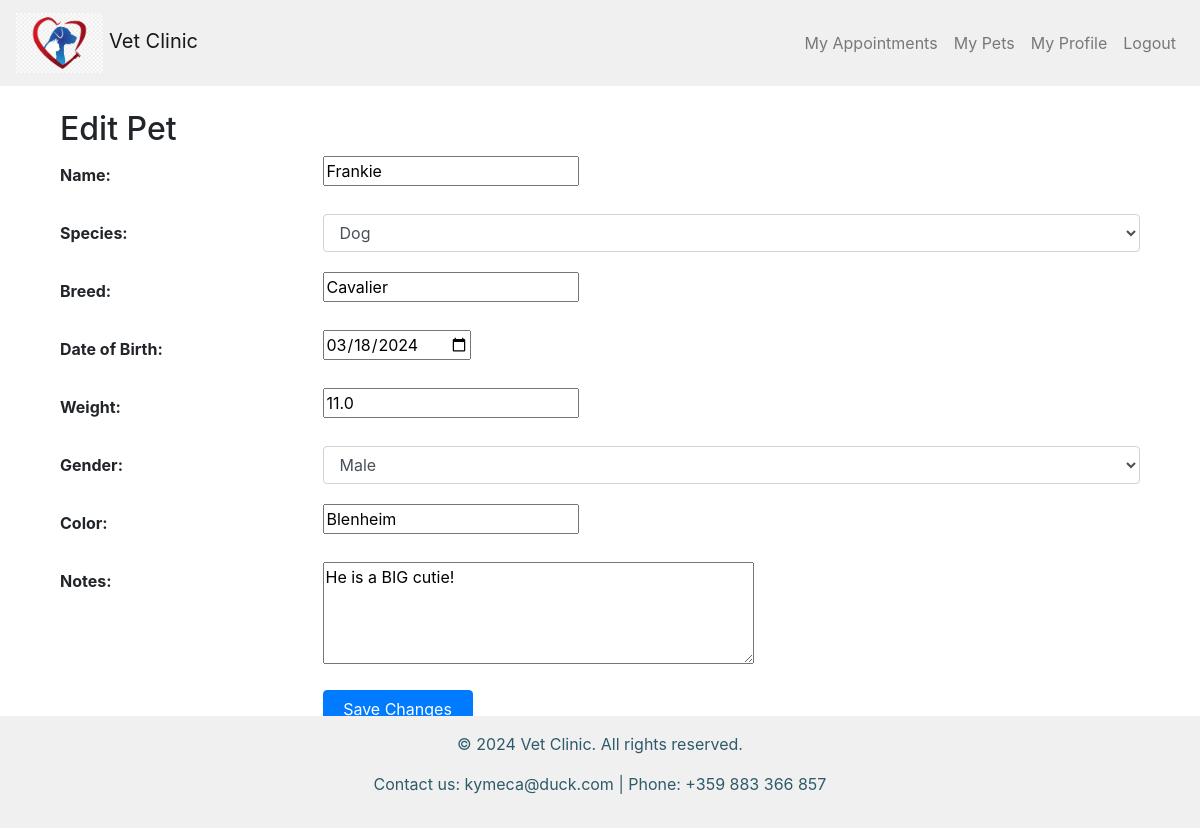
/pet_patients/1/edit/ (signed in), run on the app's committed database.
### vet_clinic/pet_patients/models.py (models this page shows, shortened)
class PetPatient(models.Model):
    MAX_LENGTH_PATIENT_NAME = 50
    MAX_LENGTH_SPECIES_NAME = 25
    MAX_LENGTH_BREED_NAME = 100
    DOG = 'Dog'
    CAT = 'Cat'
    BIRD = 'Bird'
    RABBIT = 'Rabbit'
    HAMSTER = 'Hamster'
    FISH = 'Fish'
    TURTLE = 'Turtle'
    GUINEA_PIG = 'Guinea Pig'
    SNAKE = 'Snake'
    HORSE = 'Horse'
    OTHER = 'Other'
    SPECIES_CHOICES = [
        (DOG, 'Dog'),
        (CAT, 'Cat'),
        (BIRD, 'Bird'),
        (RABBIT, 'Rabbit'),
        (HAMSTER, 'Hamster'),
        (FISH, 'Fish'),
        (TURTLE, 'Turtle'),
        (GUINEA_PIG, 'Guinea Pig'),
        (SNAKE, 'Snake'),
        (HORSE, 'Horse'),
        (OTHER, 'Other'),
    ]
    name = models.CharField(
        max_length=MAX_LENGTH_PATIENT_NAME,
    )
    species = models.CharField(
        max_length=MAX_LENGTH_SPECIES_NAME,
        choices=SPECIES_CHOICES,
    )
    breed = models.CharField(
        max_length=MAX_LENGTH_BREED_NAME,
        null=True,
        blank=True,
    )
    date_of_birth = models.DateField()
    weight = models.FloatField(
        validators=[validate_positive_weight],
    )
    gender = models.CharField(
        max_length=1,
        choices=[
            ('M', 'Male'),
            ('F', 'Female'),
        ],
    )
    color = models.CharField(
        max_length=50,
        null=True,
        blank=True,
    )
    notes = models.TextField(
        blank=True,
    )
    is_active = models.BooleanField(
        default=True,
    )
    user = models.ForeignKey(
        UserModel,
        on_delete=models.CASCADE,
        related_name='pets',
    )
    doctor = models.ForeignKey(
        UserModel,
        on_delete=models.SET_NULL,
        null=True,
        blank=True,
    )

### vet_clinic/pet_patients/views.py (the view, shortened to what this page needs)
# urls.py: path('<int:pk>/edit/', PetEditView.as_view(), name='edit_pet_patient'),
class PetEditView(views.UpdateView):
    form_class = PetPatientEditForm
    template_name = 'pet_patients/edit_pet_patient.html'
    success_url = reverse_lazy('my_pets')
    def get_form(self, form_class=None):
        form = super().get_form(form_class=form_class)
        form.fields['date_of_birth'].widget.attrs.update({'type': 'date'})
        return form
    def get_queryset(self):
        return PetPatient.objects.filter(user=self.request.user)

### vet_clinic/pet_patients/forms.py
class PetPatientEditForm(PetPatientBaseForm):
    pass

### templates/pet_patients/edit_pet_patient.html (shortened to what this page needs)
{% extends 'base.html' %}
{% block main_content %}
<div class="container mt-4">
    <h2>Edit Pet</h2>
    <form action="{% url 'edit_pet_patient' pk=petpatient.pk %}" method="post" class="edit-pet-form">
        <div class="form-group row">
            <label class="col-sm-3 col-form-label">Name:</label>
            <div class="col-sm-9">
                {{ form.name }}
            </div>
        </div>
        <div class="form-group row">
            <label class="col-sm-3 col-form-label">Species:</label>
            <div class="col-sm-9">
                {{ form.species }}
            </div>
        </div>
        <div class="form-group row">
            <label class="col-sm-3 col-form-label">Breed:</label>
            <div class="col-sm-9">
                {{ form.breed }}
            </div>
        </div>
        <div class="form-group row">
            <label class="col-sm-3 col-form-label">Date of Birth:</label>
            <div class="col-sm-9">
                {{ form.date_of_birth }}
            </div>
        </div>
        <div class="form-group row">
            <label class="col-sm-3 col-form-label">Weight:</label>
            <div class="col-sm-9">
                {{ form.weight }}
            </div>
        </div>
        <div class="form-group row">
            <label class="col-sm-3 col-form-label">Gender:</label>
            <div class="col-sm-9">
                {{ form.gender }}
            </div>
        </div>
        <div class="form-group row">
            <label class="col-sm-3 col-form-label">Color:</label>
            <div class="col-sm-9">
                {{ form.color }}
            </div>
        </div>
        <div class="form-group row">
            <label class="col-sm-3 col-form-label">Notes:</label>
            <div class="col-sm-9">
                {{ form.notes }}
            </div>
        </div>
        <div class="form-group row">
            <div class="col-sm-9 offset-sm-3">
                <button type="submit" class="btn btn-primary">Save Changes</button>
            </div>
        </div>
    </form>
</div>
{% endblock %}

### staticfiles/css/styles.css (style rules this page uses)
.edit-pet-form .form-group { margin-bottom: 20px; }
.edit-pet-form label { font-weight: bold; }
.edit-pet-form .col-sm-9 { padding-left: 0; }
.edit-pet-form .btn-primary { width: 150px; }

### data on the page
PetPatient: name "Frankie", species "Dog", breed "Cavalier", date_of_birth "03/18/2024", weight "11.0", gender "Male", color "Blenheim", notes "He is a BIG cutie!"
